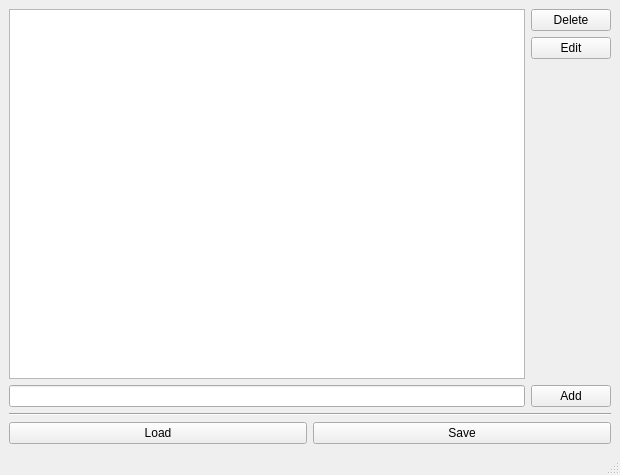
<?xml version="1.0" encoding="UTF-8"?>
<ui version="4.0">
 <class>MainWindow</class>
 <widget class="QMainWindow" name="MainWindow">
  <property name="geometry">
   <rect>
    <x>0</x>
    <y>0</y>
    <width>620</width>
    <height>475</height>
   </rect>
  </property>
  <property name="windowTitle">
   <string>MainWindow</string>
  </property>
  <widget class="QWidget" name="centralwidget">
   <layout class="QVBoxLayout" name="verticalLayout_3">
    <item>
     <layout class="QHBoxLayout" name="horizontalLayout_3">
      <item>
       <widget class="QListWidget" name="league_list_widget"/>
      </item>
      <item>
       <layout class="QVBoxLayout" name="verticalLayout">
        <item>
         <widget class="QPushButton" name="delete_league_button">
          <property name="text">
           <string>Delete</string>
          </property>
         </widget>
        </item>
        <item>
         <widget class="QPushButton" name="edit_league_button">
          <property name="text">
           <string>Edit</string>
          </property>
         </widget>
        </item>
        <item>
         <spacer name="verticalSpacer">
          <property name="orientation">
           <enum>Qt::Orientation::Vertical</enum>
          </property>
          <property name="sizeHint" stdset="0">
           <size>
            <width>20</width>
            <height>40</height>
           </size>
          </property>
         </spacer>
        </item>
       </layout>
      </item>
     </layout>
    </item>
    <item>
     <layout class="QHBoxLayout" name="horizontalLayout_2">
      <item>
       <widget class="QLineEdit" name="add_line_edit"/>
      </item>
      <item>
       <widget class="QPushButton" name="add_league_button">
        <property name="text">
         <string>Add</string>
        </property>
       </widget>
      </item>
     </layout>
    </item>
    <item>
     <layout class="QVBoxLayout" name="verticalLayout_2">
      <item>
       <widget class="Line" name="line">
        <property name="orientation">
         <enum>Qt::Orientation::Horizontal</enum>
        </property>
       </widget>
      </item>
      <item>
       <layout class="QHBoxLayout" name="horizontalLayout">
        <item>
         <widget class="QPushButton" name="load_button">
          <property name="text">
           <string>Load</string>
          </property>
         </widget>
        </item>
        <item>
         <widget class="QPushButton" name="save_button">
          <property name="text">
           <string>Save</string>
          </property>
         </widget>
        </item>
       </layout>
      </item>
     </layout>
    </item>
   </layout>
  </widget>
  <widget class="QMenuBar" name="menubar">
   <property name="geometry">
    <rect>
     <x>0</x>
     <y>0</y>
     <width>620</width>
     <height>22</height>
    </rect>
   </property>
  </widget>
  <widget class="QStatusBar" name="statusbar"/>
 </widget>
 <resources/>
 <connections/>
</ui>
